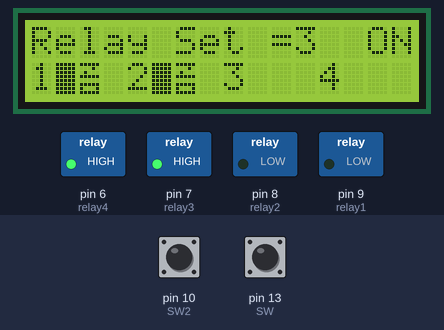
Simulated run of this sketch. Board: Arduino Uno, built with avr-gcc and run on an emulated ATmega328P. Parts: 16×2 character LCD, switched loads named in the sketch (green lamp = pin HIGH). The inputs (shaded band) are chosen by the test bench; at power-on: pin 10 (SW2) HIGH, pin 13 (SW) HIGH.

Above: at 3.2 s.
3.3 s: pin 10 (SW2) pulled LOW for 0.6 s
At 3.9 s:
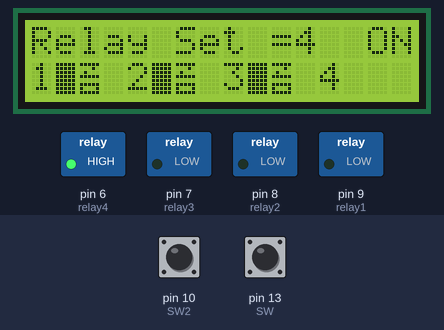
6.0 s: pin 10 (SW2) pulled LOW for 1 s
At 6.4 s:
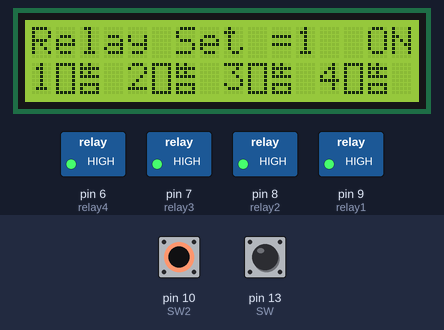
8.5 s: pin 10 (SW2) pulled LOW for 1 s
At 9.0 s:
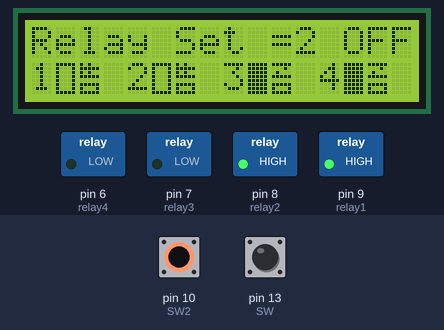
12.5 s: pin 10 (SW2) pulled LOW for 0.6 s
At 13.0 s:
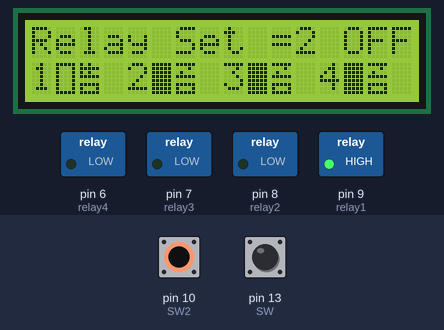
15.1 s: pin 10 (SW2) pulled LOW for 3.2 s
At 15.5 s:
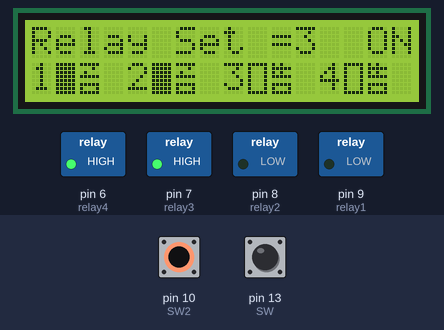
19.8 s: pin 10 (SW2) pulled LOW for 0.6 s
At 21.0 s:
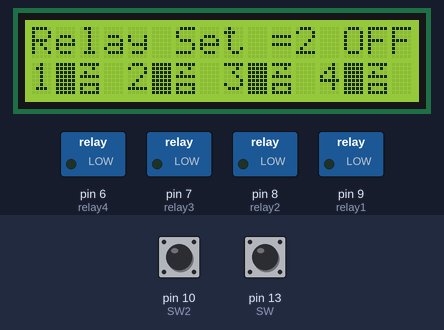
Timing chart, 0 to 27.1 s (numbered marks = the images above; inputs shaded):
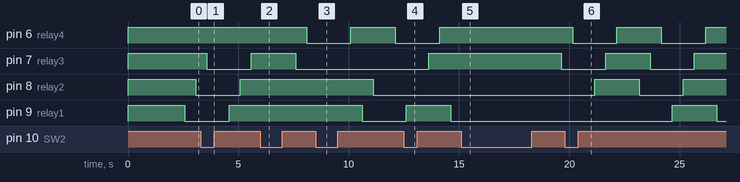

The sketch:

miniPLC.ino
```cpp
/* This mini PLC created by arduino UNO and 4*10Amps relay moduale and HMI 16*2 LCD controlled locally by 2 mini switch
*/
// define LCD Pins
#include <LiquidCrystal.h>
const int rs = 12, en = 11, d4 = 5, d5 = 4, d6 = 3, d7 = 2;
LiquidCrystal lcd(rs, en, d4, d5, d6, d7);

// define character for LCD
// filled rectangle
byte OnChar[8] = {
  0b11111,
  0b11111,
  0b11111,
  0b11111,
  0b11111,
  0b11111,
  0b11111,
  0b11111
};
// ON character word
byte OnCharW[8] = {
  0b11111,
  0b00010,
  0b01000,
  0b11111,
  0b00000,
  0b11111,
  0b10001,
  0b11111
};
// empty rectangle
byte OffChar[8] = {
  0b11111,
  0b10001,
  0b10001,
  0b10001,
  0b10001,
  0b10001,
  0b10001,
  0b11111
};
// OFF character word
byte OffCharW[8] = {
  0b10100,
  0b11111,
  0b10100,
  0b11111,
  0b00000,
  0b11111,
  0b10001,
  0b11111
};

// declare 2 button
int SW = 13;
int SW2 = 10;
// initial value
int value = 0;
// declare output
int relay1 = 9;
int relay2 = 8;
int relay3 = 7;
int relay4 = 6;
// delay
int d = 500;

// setup the things
void setup() {
  pinMode (SW,INPUT);
  pinMode (SW2,INPUT);

  pinMode (relay1,OUTPUT);
  pinMode (relay2,OUTPUT);
  pinMode (relay3,OUTPUT);
  pinMode (relay4,OUTPUT);

  // for initial start I want them in Off mode
  digitalWrite (relay1, HIGH);
  digitalWrite (relay2, HIGH);
  digitalWrite (relay3, HIGH);
  digitalWrite (relay4, HIGH);

  // intro
  lcd.begin(16,2);
  lcd.print("PLC Power ON");
  delay(2000);
  lcd.clear();

  // setup LCD Cursor(0,1) characters
  lcd.print("Relay Set = ");
  lcd.createChar(0, OnChar);
  lcd.createChar(2, OnCharW);
  lcd.createChar(1, OffChar);
  lcd.createChar(3, OffCharW);
}

// Relay set=
// choose your relay by this function "worked as set parameter"
void PwRe(int i){
  if (i==HIGH && value==0)
{ value++;
  lcd.setCursor(11,0);
lcd.print("1  ON");
  delay (d);}
  else if (i==HIGH && value==1)
{value++;
 lcd.setCursor(11,0);
lcd.print("2  ON");
  delay (d);}
  else if (i==HIGH && value==2)
{value++;
 lcd.setCursor(11,0);
lcd.print("3  ON");
  delay (d);}
  else if(i==HIGH && value==3){
 value++;
 lcd.setCursor(11,0);
lcd.print("4  ON");
  delay (d);}
  else if(i==HIGH && value==4){
 value++;
 lcd.setCursor(11,0);
lcd.print("1 OFF");
  delay (d);}
  else if(i==HIGH && value==5){
 value++;
 lcd.setCursor(11,0);
lcd.print("2 OFF");
  delay (d);}
  else if(i==HIGH && value==6){
 value++;
 lcd.setCursor(11,0);
lcd.print("3 OFF");
  delay (d);}
  else if(i==HIGH && value==7){
 value++;
 lcd.setCursor(11,0);
lcd.print("4 OFF");
  delay (d);}
  else if(i==HIGH && value==8){
 value=1;
 lcd.setCursor(11,0);
lcd.print("1  ON");
  delay (d);}}

// the selector code "relay activator"
void on(int e)
{switch (value)
  {
    case 1:
    {if ((e==HIGH)){
    digitalWrite(relay1,LOW);
    lcd.setCursor(1,1);
    lcd.write(byte(0));
    lcd.write(byte(2));
   }}
    break ;
      case 2:
    {if (e==HIGH ){
    digitalWrite(relay2,LOW);
    lcd.setCursor(5,1);
      lcd.write(byte(0));
    lcd.write(byte(2));}}
    break ;
      case 3:
    {if (e==HIGH ){
    digitalWrite(relay3,LOW);
    lcd.setCursor(9,1);
      lcd.write(byte(0));
    lcd.write(byte(2));}}
    break ;
      case 4:
    {if (e==HIGH ){
    digitalWrite(relay4,LOW);
    lcd.setCursor(13,1);
      lcd.write(byte(0));
    lcd.write(byte(2));}}
    break ;
    case 5:
    {if ((e==HIGH)){
    digitalWrite(relay1,HIGH);
    lcd.setCursor(1,1);
    lcd.write(byte(1));
    lcd.write(byte(3));}}
    break ;
   case 6:
    {if ((e==HIGH)){
    digitalWrite(relay2,HIGH);
    lcd.setCursor(5,1);
     lcd.write(byte(1));
    lcd.write(byte(3));}}
    break ;
   case 7:
    {if ((e==HIGH)){
    digitalWrite(relay3,HIGH);
    lcd.setCursor(9,1);
     lcd.write(byte(1));
    lcd.write(byte(3));}}
    break ;
   case 8:
    {if ((e==HIGH)){
    digitalWrite(relay4,HIGH);
    lcd.setCursor(13,1);
    lcd.write(byte(1));
    lcd.write(byte(3));}}
    break ;}}

// display Cursor(0,1) relay numbers
  void screen ()
  {
    lcd.setCursor(0,1);
    lcd.print("1");
    lcd.setCursor(4,1);
    lcd.print("2");
    lcd.setCursor(8,1);
    lcd.print("3");
    lcd.setCursor(12,1);
    lcd.print("4");
  }

void loop() {
int w=digitalRead (SW);
int w2=digitalRead (SW2);
PwRe(w);
on(w2);
screen ();}
```

Measured:
- after the input at 3.3 s, pin 6 (relay4): stays HIGH (without the input it goes to LOW after 0.78 s)
- after the input at 6.0 s, pin 8 (relay2): stays HIGH (without the input it goes to LOW after 1.1 s); pin 9 (relay1): stays HIGH (without the input it goes to LOW after 0.59 s)
- after the input at 8.5 s, pin 7 (relay3): stays LOW (without the input it goes to HIGH after 1.1 s)
- after the input at 12.5 s, pin 8 (relay2): stays LOW (without the input it goes to HIGH after 0.62 s)
- after the input at 15.1 s, pin 6 (relay4): stays HIGH (without the input it goes to LOW after 1.0 s); pin 8 (relay2): stays LOW (without the input it goes to HIGH after 2.0 s); pin 9 (relay1): stays LOW (without the input it goes to HIGH after 1.5 s)
- what the display in image 2 shows lasts 0.5 s, from 6.1 s to 6.6 s
